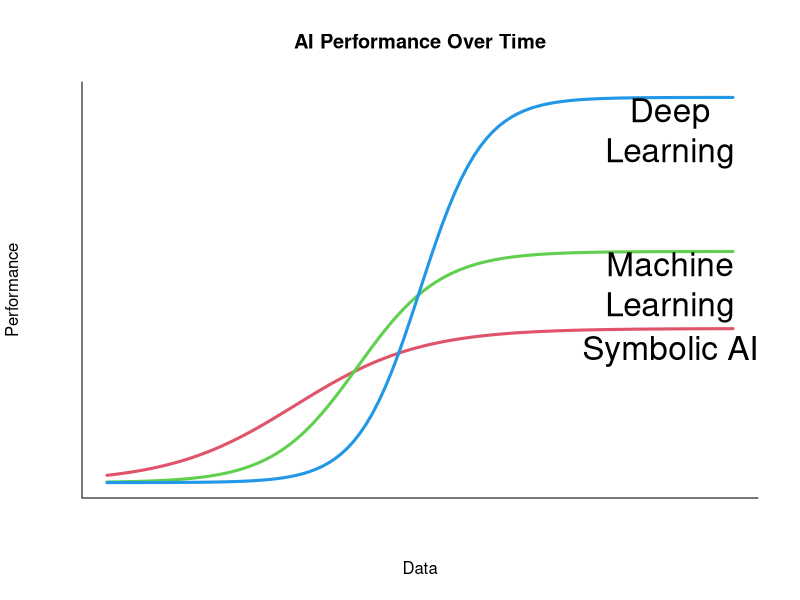

This chart was generated by the following R code:
# Define sigmoid function
sigmoid <- function(x, k, x0) {
  return(1 / (1 + exp(-k * (x - x0))))
}

# Set x range
x <- seq(0, 10, length.out = 100)

# Generate sigmoid curves with different parameters
y1 <- sigmoid(x, k = 1, x0 = 3)  # Symbolic AI
y2 <- sigmoid(x, k = 1.5, x0 = 4) * 1.5  # Machine Learning
y3 <- sigmoid(x, k = 2, x0 = 5) * 2.5 # Deep Learning



png("figures/dataPerf.png", 
    width     = 3.25,
    height    = 3.25,
    units     = "in",
    res       = 1200,
    pointsize = 5.5)
# canvas
plot(NULL, ylim = c(0, 2.5), xlim = c(0,10), bty = "L",
     xlab = "Data", ylab = "Performance", 
     xaxt = "n", yaxt = "n",
     main = "AI Performance Over Time")

# Add lines
lines(x, y1, col = 2, lwd = 3)
lines(x, y2, col = 3, lwd = 3)
lines(x, y3, col = 4, lwd = 3)

# Add labels
lbls <-  c("Symbolic AI", "Machine\nLearning", "Deep\nLearning")
text( x = 9, y = c(1,1.5,2.5)-0.01, labels = lbls, cex = 2, pos = 1)
dev.off()
